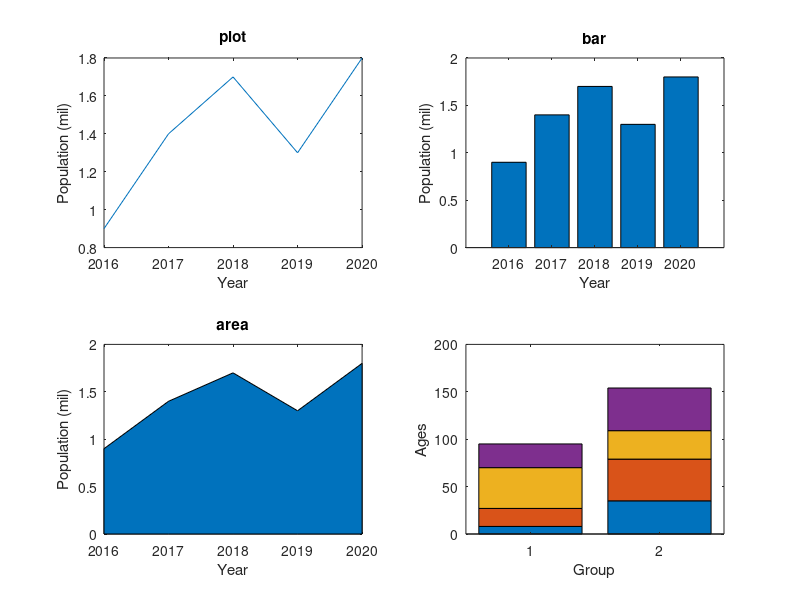

The MATLAB source for this figure: (Note: this script raises an error after producing the figure.)
%% Chapter 12 - Advanced Plotting Techniques

%% subplottypes.m - display "plot","bar","area","stem"
% Subplot to show plot types 

year = 2016:2020;
pop = [0.9 1.4 1.7 1.3 1.8];
subplot(2,2,1)
plot(year,pop)
title('plot')
xlabel('Year')
ylabel('Population (mil)')
subplot(2,2,2)
bar(year,pop)
title('bar')
xlabel('Year')
ylabel('Population (mil)')
subplot(2,2,3)
area(year,pop)
title('area')
xlabel('Year')
ylabel('Population (mil)')
subplot(2,2,4)
stem(year,pop)
title('stem')
xlabel('Year')
ylabel('Population (mil)')

%% loopsubplot - produce the same but quickly with a loop

year = 2016:2020;
pop = [0.9 1.4 1.7 1.3 1.8];
titles = {'plot','bar','area','stem'};
for i = 1:4
    subplot(2,2,i)
    eval([titles{i} '(year,pop)'])
    title(titles{i})
    xlabel('Year')
    ylabel('Population (mil)')
end
%% Bar vs Stacked Bar Charts
groupages = [8 19 43 25; 35 44, 30, 45];
%%
bar(groupages)
xlabel('Group')
ylabel('Ages')
%%
bar(groupages,'stacked')
xlabel('Group')
ylabel('Ages')

%% Histogram 

quizzes = [10 8 5 10 10 6 9 7 8 10 1 8];
histogram(quizzes)
xlabel('Grade')
ylabel('#')
title('Quiz Grades')

%% Pie Chart
pie([11 14 8 3 1])

% 11 is 30% of the sum, 14 is 38% and so forth
% pie([11 14 8 3 1],{'A','B','C','D','F'}) will replace percentages w letters
%%
gradenums = [11 14 8 3 1];
letgrades = {'A','B','C','D','F'};
which = (gradenums==max(gradenums))
pie(gradenums,which,letgrades)
title(strcat('Largest fraction of grades: ',letgrades(which)))
%% Log Scales

subplot(1,2,1)
plot(logspace(1,10))
title('plot')
subplot(1,2,2)
semilogy(logspace(1,10))
title('semilogy')

%  semilogx Semi-log scale plot.
%     semilogx(...) is the same as PLOT(...), except a
%     logarithmic (base 10) scale is used for the X-axis.
% 
%  semilogy Semi-log scale plot.
%     semilogy(...) is the same as PLOT(...), except a
%     logarithmic (base 10) scale is used for the Y-axis.

%% Animation
%%
x = -2*pi: 1/100 : 2*pi;
y = sin(x);
comet(x,y)
%%
% show a movie of the sin function
clear

x = -2*pi: 1/5 : 2*pi;
y = sin(x);
n = length(x);

for i = 1:n
    plot(x(i),y(i),'r*')
    axis([min(x)-1 max(x)+1 min(y)-1 max(y)+1])
    M(i) = getframe;
end
movie(M)
%% Customizing plots, barwidth

year = 2016:2020;
pop = [0.9 1.4 1.7 1.3 1.8];

for i = 1:4
    subplot(1,4,i)
    %width will be 0.6, 0.8, 1, 1.2
    barh(year,pop,0.4+i*.2)
    title(sprintf('Width = %.1f',0.4+i*.2))
    xlabel('Population (mil)')
    ylabel('Year')
end

%% 3D Plots

x = 1:5;
y = [0 -2 4 11 3];
z = 2:2:10;
plot3(x,y,z,'b*')
grid
xlabel('x')
ylabel('y')
zlabel('z')
title('3D plot')
%%
y= 1:6
z = [33 11 5 9 22 30];
bar3(y,z)
xlabel('x')
ylabel('y')
zlabel('z')
title('3D bar')
%%
mat = spiral(5)
bar3(mat)
xlabel('x')
ylabel('y')
zlabel('z')
title('3D spiral')
%%
pie3([3 10 5 2])
%% 
% Mesh Sphere
[x y z] = sphere(15);
size(x)
mesh(x,y,z)
title('Mesh of Sphere')
%%
% Surf of Sphere
[x y z] = sphere(15);
sh = surf(x,y,z)
title('Surf of Sphere')
sh.FaceAlpha=0.5; % toggle transparency
colorbar
%%
% meshgrid
[x y] = meshgrid(-2*pi: 0.1: 2*pi);
z = cos(x) + sin(y);
surf(x,y,z)
title('cos(x)+sin(y)')
xlabel('x')
ylabel('y')
zlabel('z')
%% Core Graphics Objects
% Line
% Text
% Rectangle
% Patch
% Image

%%
x = -2*pi : 1/5 : 2*pi
y = sin(x)
hl = line(x,y,'LineWidth',6,'Color',[0.5 0.5 0.5])
%%
figure('Color',[1 1 1])
pts = 0:0.01:2*pi;
xcir = cos(pts);
ycir = sin(pts);
line(xcir,ycir,'LineStyle',':','LineWidth',2,'Color','r')
axis square
axis off
%%
x = -4:0.2:4;
y = sin(x)
hp = line(x,y,'LineWidth',3);
thand = text(1,0,'Sin (\pi) \rightarrow')
set(thand,'BackgroundColor',[0.9 0.9 0.9],'EdgeColor',[1 0 0])
%%

rh = rectangle('Position', [0.2, 0.2, 0.5, 0.8], 'Curvature', [0.3 0.3]);

axis([0 1.2 0 1.2])
set(rh,'LineWidth',3,'LineStyle',':');
%%
x = [0 1 0.5];
y = [0 0 1];
hp = patch(x,y,'r');
hp.Vertices
%%
mypatch.Vertices = [...
    0 0
    2 0
    1 2
    1 -2
    3 1];
mypatch.Faces = [
    1 2 3
    2 3 5
    1 2 4];

mycolors = [0 0 1; 0 1 1; 1 1 0];
patchhan = patch(mypatch, 'FaceVertexCData',mycolors, 'FaceColor','flat');

%%
polyhedron.Vertices = [...
    0 0 0
    1 0 0
    0 1 0
    0.5 0.5 1];
polyhedron.Faces = [...
    1 2 3
    1 2 4
    1 3 4
    2 3 4];
pobj = patch(polyhedron, ...
    'FaceColor', [0.8, 0.8, 0.8],...
    'EdgeColor', 'black');
% don't forget to rotate

%% Plotting from a function

anfn = @ (x) x.^3;
x=1:2:9;
rca={'bar','area','plot'};
ch12_plotxywithcell(x,anfn,rca)